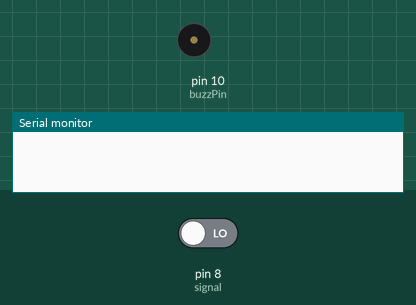
Recording of a sketch running on a simulated Arduino Uno, built with avr-gcc and run on an emulated ATmega328P. On the bench: buzzer (waves = sounding, pin HIGH), the last lines printed to the serial monitor. The inputs (shaded band) are chosen by the test bench; at power-on: pin 8 (signal) LOW. Pins used as bus, display or sensor lines are not drawn.

Above: at 2.2 s.
At 5.7 s:
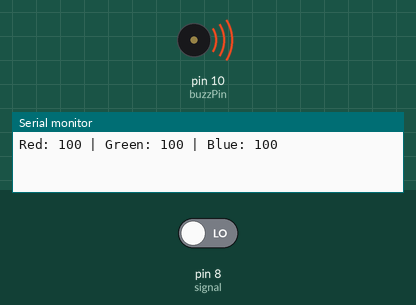
Timing chart, 0 to 8.5 s (numbered marks = the images above):
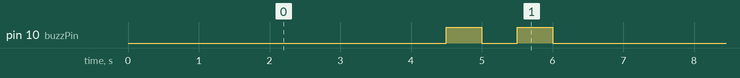

Measured:
- by itself, pin 10 (buzzPin): repeats every 6.5 s: LOW 0.50 s, HIGH 0.50 s, LOW 5.0 s, HIGH 0.50 s
- by itself, everything shown: repeats every 6.5 s, in 4 steps

The sketch:

Colour_Sensing_Robot_for_the_College_of_Engineering.ino
```cpp
// assign input pins to their respective digital pins
const int S0 = 4;
const int S1 = 5;
const int S2 = 6;
const int S3 = 7;
const int signal = 8;

const int buzzPin = 10;

// declare variables
unsigned long red;
unsigned long blue;
unsigned long green;
unsigned long clear;

void setup() { // put your setup code here, to run once:
  // set pin modes
  pinMode(S0,OUTPUT);
  pinMode(S1,OUTPUT);
  pinMode(S2,OUTPUT);
  pinMode(S3,OUTPUT);
  pinMode(signal,INPUT);
  pinMode(buzzPin,OUTPUT);

  digitalWrite(S0,HIGH);
  digitalWrite(S1,LOW);

  // initialize serial communication
  Serial.begin(9600);
}

void loop() { // put your main code here, to run repeatedly:
  /* cycle through each filter type and use the pulseIn command to measure pulse length.
  Frequency *increases* with more light, so the pulse length will *decrease*.
  /  S2 S3 | Photodiode Type
     L  L  | Red
     L  H  | Blue
     H  L  | Clear (no filter)
     H  H  | Green
  */

  // clear
  digitalWrite(S2,HIGH);
  digitalWrite(S3,LOW);
  clear = pulseIn(signal,HIGH);

  // red
  digitalWrite(S2,LOW);
  digitalWrite(S3,LOW);
  red = pulseIn(signal,HIGH);

  // green
  digitalWrite(S2,HIGH);
  digitalWrite(S3,HIGH);
  green = pulseIn(signal,HIGH);

  // blue
  digitalWrite(S2,LOW);
  digitalWrite(S3,HIGH);
  blue = pulseIn(signal,HIGH);

  /* map the red, green, and blue values to a more intuitive 0-100 range where
     0 means less light and 100 means more. This part will require calibration
     depending on your colored surfaces and ambient light levels.
  */
  red = map(red,1720,85,0,100);
  green = map(green,2500,99,0,100);
  blue = map(blue,2100,170,0,100);

  // constrain values to 100
  red = constrain(red,0,100);
  green = constrain(green,0,100);
  blue = constrain(blue,0,100);

  // print readings
  Serial.print("Red: ");
  Serial.print(red);
  Serial.print(" | Green: ");
  Serial.print(green);
  Serial.print(" | Blue: ");
  Serial.println(blue);

  // add delay
  delay(500);

if(green == 100){  // non-approved green detected
      digitalWrite(buzzPin,HIGH);
      delay(500);
      digitalWrite(buzzPin,LOW);
      delay(500);
      digitalWrite(buzzPin,HIGH);
      delay(500);
      digitalWrite(buzzPin,LOW);
      delay(500);
  }

}
```
